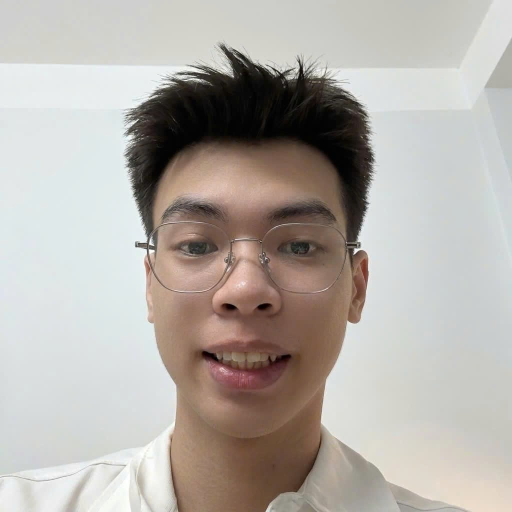
#> input picture data/faces/B23DCAT034_Tran_Quoc_Cuong.jpg, 1024 x 1024 px (shown at 1/2 size)
$ python -i face_detector.py   (imports and definitions only)   (older library calls are emulated)
#> lines starting #> are read from the running program, lines starting #| are printed output that depends on the picture
#> further down, picture is the input picture: shape (1024, 1024, 3); mean B, G, R 168.8, 174.7, 180.3
### backend/app/core/config.py
"""Application settings loaded from environment variables and .env."""

from __future__ import annotations

import logging
import os
import secrets
from dataclasses import dataclass, field
from pathlib import Path

from dotenv import load_dotenv

logger = logging.getLogger(__name__)

ROOT_DIR = Path(__file__).resolve().parents[3]
load_dotenv(ROOT_DIR / ".env")
load_dotenv(ROOT_DIR / "backend" / ".env")
DATA_DIR = Path(os.getenv("ATTENDANCE_DATA_DIR", ROOT_DIR / "data"))
DEFAULT_PAD_MODEL = str(ROOT_DIR / "models" / "minifasnet-v2" / "MiniFASNetV2.onnx")
DEFAULT_YUNET_MODEL = str(ROOT_DIR / "models" / "yunet" / "face_detection_yunet_2023mar.onnx")

DEFAULT_CORS_ORIGIN_REGEX = (
    r"^https?://(?:localhost|127\.0\.0\.1|10\.\d{1,3}\.\d{1,3}\.\d{1,3}|"
    r"172\.(?:1[6-9]|2\d|3[01])\.\d{1,3}\.\d{1,3}|"
    r"192\.168\.\d{1,3}\.\d{1,3})(?::\d+)?$"
)


def _resolve_secret_key() -> str:
    key = os.getenv("SECRET_KEY", "").strip()
    if not key:
        key = secrets.token_hex(32)
        logger.warning(
            "SECRET_KEY is not set in environment; generated ephemeral key. "
            "Tokens will be invalidated on server restart."
        )
    return key


@dataclass(frozen=True)
class Settings:
    app_name: str = "AIoT Face Attendance API"
    database_url: str = os.getenv("DATABASE_URL", f"sqlite:///{(DATA_DIR / 'attendance.db').as_posix()}")
    device_token: str = os.getenv("DEVICE_TOKEN", "esp32_device_secret_token_ptit")
    admin_username: str = os.getenv("ADMIN_USERNAME", "admin")
    admin_password: str = os.getenv("ADMIN_PASSWORD", "admin123456")
    secret_key: str = field(default_factory=_resolve_secret_key)
    recognition_threshold: float = float(os.getenv("RECOGNITION_THRESHOLD", "0.52"))
    recognition_margin: float = float(os.getenv("RECOGNITION_MARGIN", "0.05"))
    min_face_area_ratio: float = float(os.getenv("MIN_FACE_AREA_RATIO", "0.03"))
    min_sharpness: float = float(os.getenv("MIN_SHARPNESS", "20"))
    stable_frames: int = int(os.getenv("STABLE_FRAMES", "3"))
    stable_gap_seconds: float = float(os.getenv("STABLE_GAP_SECONDS", "2"))
    device_offline_seconds: int = int(os.getenv("DEVICE_OFFLINE_SECONDS", "60"))
    late_after_minutes: int = int(os.getenv("LATE_AFTER_MINUTES", "15"))
    frame_interval_seconds: float = float(os.getenv("FRAME_INTERVAL_SECONDS", "0.3"))
    preview_max_fps: int = max(1, min(60, int(os.getenv("PREVIEW_MAX_FPS", "30"))))
    face_detector: str = os.getenv("FACE_DETECTOR", "yunet").lower().strip()
    yunet_model_path: str = os.getenv("YUNET_MODEL_PATH", DEFAULT_YUNET_MODEL)
    face_score_threshold: float = float(os.getenv("FACE_SCORE_THRESHOLD", "0.8"))
    pad_model_path: str = os.getenv("PAD_MODEL_PATH", DEFAULT_PAD_MODEL if os.path.exists(DEFAULT_PAD_MODEL) else "")
    pad_real_threshold: float = float(os.getenv("PAD_REAL_THRESHOLD", "0.45"))
    pad_crop_scale: float = float(os.getenv("PAD_CROP_SCALE", "2.7"))
    liveness_mode: str = os.getenv("LIVENESS_MODE", "blink").lower().strip()
    liveness_closed_ratio: float = float(os.getenv("LIVENESS_CLOSED_RATIO", "0.75"))
    liveness_window_s: float = float(os.getenv("LIVENESS_WINDOW_S", "5.0"))
    liveness_max_hz: float = float(os.getenv("LIVENESS_MAX_HZ", "10.0"))
    recognition_calibrated: bool = os.getenv("RECOGNITION_CALIBRATED", "true").lower() == "true"
    recognition_process: bool = os.getenv("RECOGNITION_PROCESS", "true").lower().strip() not in ("0", "false", "no")
    pad_calibrated: bool = os.getenv("PAD_CALIBRATED", "true").lower() == "true"
    default_camera_url: str = os.getenv("CAMERA_CAPTURE_URL", "http://192.168.4.1/capture")
    bridge_device_id: str = os.getenv("CAMERA_DEVICE_ID", "esp32-cam-01")
    backend_port: int = int(os.getenv("BACKEND_PORT", "8000"))
    cors_origins: tuple[str, ...] = tuple(
        origin.strip() for origin in os.getenv(
            "CORS_ORIGINS",
            "http://localhost:8000,http://127.0.0.1:8000,http://localhost:8080,http://127.0.0.1:8080,http://localhost:5173,http://127.0.0.1:5173",
        ).split(",") if origin.strip()
    )
    cors_origin_regex: str = os.getenv("CORS_ORIGIN_REGEX", DEFAULT_CORS_ORIGIN_REGEX).strip()
    auto_session_enabled: bool = os.getenv("AUTO_SESSION_ENABLED", "true").lower().strip() not in ("0", "false", "no")
    auto_session_interval_seconds: int = max(5, min(300, int(os.getenv("AUTO_SESSION_INTERVAL_SECONDS", "30"))))
    cloud_sync_url: str = os.getenv("CLOUD_SYNC_URL", "").strip()
    cloud_sync_token: str = os.getenv("CLOUD_SYNC_TOKEN", "").strip()
    cloud_sync_interval_seconds: int = max(5, min(300, int(os.getenv("CLOUD_SYNC_INTERVAL_SECONDS", "15"))))
    gateway_id: str = os.getenv("GATEWAY_ID", "gateway-laptop-01").strip()
    cloud_sync_backfill: bool = os.getenv("CLOUD_SYNC_BACKFILL", "false").lower().strip() in ("1", "true", "yes")


settings = Settings()
DATA_DIR.mkdir(parents=True, exist_ok=True)

### backend/app/services/face_detector.py
"""OpenCV face detection and ROI/quality checks using YuNet with Haar cascade fallback."""

from __future__ import annotations

import logging
import os
from dataclasses import dataclass

import cv2
import numpy as np

from app.core.config import settings
from app.core.domain import inside_roi

logger = logging.getLogger(__name__)


@dataclass(frozen=True)
class FaceDetection:
    box: tuple[int, int, int, int]
    center: tuple[float, float]
    area: int
    frame_size: tuple[int, int]
    roi_inside: bool
    quality_score: float
    landmarks5: tuple[tuple[float, float], ...] | None = None


def clamp_box(
    raw_box: tuple[float, float, float, float], width: int, height: int
) -> tuple[int, int, int, int]:
    """Clamp a bounding box to keep it within image bounds."""
    rx, ry, rw, rh = raw_box
    x1 = max(0, min(int(round(rx)), width - 1))
    y1 = max(0, min(int(round(ry)), height - 1))
    x2 = max(x1 + 1, min(int(round(rx + rw)), width))
    y2 = max(y1 + 1, min(int(round(ry + rh)), height))
    return x1, y1, x2 - x1, y2 - y1


class FaceDetector:
    def __init__(
        self,
        detector_type: str | None = None,
        model_path: str | None = None,
        score_threshold: float | None = None,
    ) -> None:
        self.detector_type = (detector_type or settings.face_detector).lower().strip()
        self.model_path = model_path or settings.yunet_model_path
        self.score_threshold = (
            score_threshold if score_threshold is not None else settings.face_score_threshold
        )
        self.nms_threshold = 0.3
        self.cascade_path = cv2.data.haarcascades + "haarcascade_frontalface_default.xml"
        self._cascade: cv2.CascadeClassifier | None = None
        self._yunet: cv2.FaceDetectorYN | None = None
        self.using_fallback: bool = False

        self._init_detector()

    def _init_detector(self) -> None:
        if self.detector_type == "yunet":
            if not os.path.exists(self.model_path):
                logger.warning(
                    "YuNet model file not found at '%s'. Falling back to Haar cascade.",
                    self.model_path,
                )
                self.using_fallback = True
                self._cascade = cv2.CascadeClassifier(self.cascade_path)
            else:
                try:
                    self._yunet = cv2.FaceDetectorYN.create(
                        self.model_path,
                        "",
                        (320, 320),
                        score_threshold=self.score_threshold,
                        nms_threshold=self.nms_threshold,
                    )
                    self.using_fallback = False
                except Exception as exc:
                    logger.warning(
                        "Failed to load YuNet model from '%s' (%s). Falling back to Haar cascade.",
                        self.model_path,
                        exc,
                    )
                    self.using_fallback = True
                    self._cascade = cv2.CascadeClassifier(self.cascade_path)
        else:
            self.using_fallback = False
            self._cascade = cv2.CascadeClassifier(self.cascade_path)

    @property
    def cascade(self) -> cv2.CascadeClassifier:
        if self._cascade is None:
            self._cascade = cv2.CascadeClassifier(self.cascade_path)
        return self._cascade

    def detect_largest(
        self,
        frame: np.ndarray,
        roi: tuple[float, float, float, float] = (0.22, 0.15, 0.78, 0.85),
    ) -> tuple[FaceDetection | None, str]:
#> called with roi = (0.22, 0.15, 0.78, 0.85)
        if frame is None or not isinstance(frame, np.ndarray) or frame.ndim != 3:
            return None, "invalid image"

        height, width = frame.shape[:2]
#> height = 1024; width = 1024
        if width < 64 or height < 64:
            return None, "image is too small"

        gray: np.ndarray | None = None

        if self.detector_type == "yunet" and not self.using_fallback and self._yunet is not None:
            self._yunet.setInputSize((width, height))
            _, raw_faces = self._yunet.detect(frame)
            if raw_faces is None or len(raw_faces) == 0:
                return None, "no face detected"

            candidates: list[
                tuple[tuple[int, int, int, int], tuple[float, float], tuple[tuple[float, float], ...]]
            ] = []
            for face_data in raw_faces:
                clamped = clamp_box(
                    (float(face_data[0]), float(face_data[1]), float(face_data[2]), float(face_data[3])),
                    width,
                    height,
                )
                cx = clamped[0] + clamped[2] / 2.0
                cy = clamped[1] + clamped[3] / 2.0
                center = (cx, cy)
                landmarks = (
                    (float(face_data[4]), float(face_data[5])),
                    (float(face_data[6]), float(face_data[7])),
                    (float(face_data[8]), float(face_data[9])),
                    (float(face_data[10]), float(face_data[11])),
                    (float(face_data[12]), float(face_data[13])),
                )
                if inside_roi(center, (width, height), roi):
                    candidates.append((clamped, center, landmarks))

            if len(candidates) > 1:
                return None, "multiple faces in ROI"
            if not candidates:
                return None, "face outside ROI"

            box, center, landmarks5 = candidates[0]
        else:
            gray = cv2.cvtColor(frame, cv2.COLOR_BGR2GRAY)
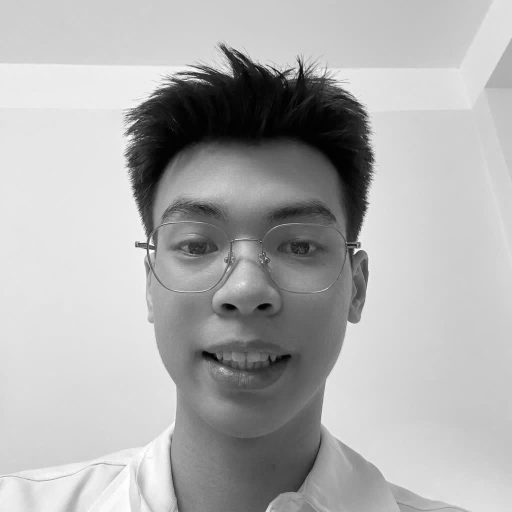
#> gray: shape (1024, 1024) (shown at 1/2 size); min 0, max 255, mean 175.7
            faces = self.cascade.detectMultiScale(
                gray, scaleFactor=1.1, minNeighbors=5, minSize=(32, 32)
            )
#> faces = [[53, 927, 88, 88], [220, 260, 547, 547]]
            if len(faces) == 0:
                return None, "no face detected"

            candidates_haar: list[tuple[tuple[int, int, int, int], tuple[float, float]]] = []
            for face in faces:
                clamped = clamp_box(
                    (float(face[0]), float(face[1]), float(face[2]), float(face[3])),
                    width,
                    height,
                )
                cx = clamped[0] + clamped[2] / 2.0
                cy = clamped[1] + clamped[3] / 2.0
                center = (cx, cy)
                if inside_roi(center, (width, height), roi):
                    candidates_haar.append((clamped, center))
#> this loop made 1 pass
#> (rx in clamp_box, ry in clamp_box, rw in clamp_box, rh in clamp_box, x1 in clamp_box, y1 in clamp_box, x2 in clamp_box, y2 in clamp_box) on pass 1: (53, 927, 88, 88, 53, 927, 141, 1015)
#> after the loop, candidates_haar = []

            if len(candidates_haar) > 1:
                return None, "multiple faces in ROI"
            if not candidates_haar:
                return None, "face outside ROI"

            box, center = candidates_haar[0]
            landmarks5 = None

        x, y, box_width, box_height = box
        area = int(box_width * box_height)
        if gray is None:
            gray = cv2.cvtColor(frame, cv2.COLOR_BGR2GRAY)

        crop = gray[y : y + box_height, x : x + box_width]
        if crop.size == 0:
            return None, "image too blurry"

        laplacian_variance = float(cv2.Laplacian(crop, cv2.CV_64F).var())
        quality_score = min(1.0, laplacian_variance / 500.0)
        roi_inside = inside_roi(center, (width, height), roi)

        detection = FaceDetection(
            box=box,
            center=center,
            area=area,
            frame_size=(width, height),
            roi_inside=roi_inside,
            quality_score=quality_score,
            landmarks5=landmarks5,
        )

        if area / (width * height) < settings.min_face_area_ratio:
            return detection, "face too small"
        if not detection.roi_inside:
            return detection, "face outside ROI"
        if laplacian_variance < settings.min_sharpness:
            return detection, "image too blurry"
        return detection, "ok"

>>> import cv2
>>> picture = cv2.imread('../../../data/faces/B23DCAT034_Tran_Quoc_Cuong.jpg')
#> (the run stopped early here; a loop or call above may not have finished)

$ run again, on data/faces/B23DCAT093_Vu_Truong_Hai.jpg
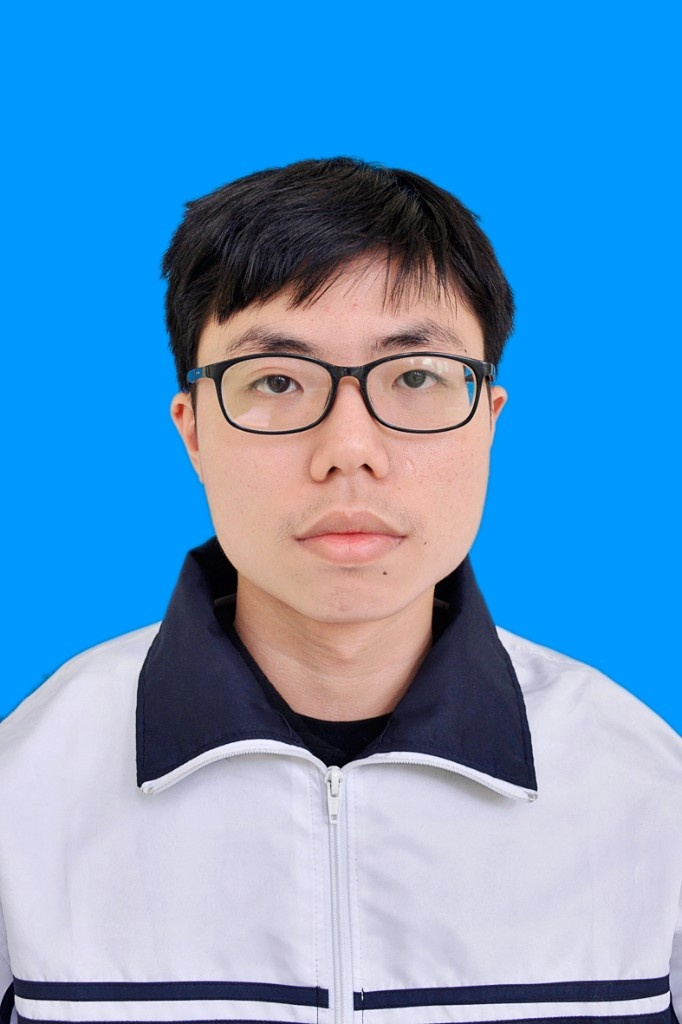
#> input picture data/faces/B23DCAT093_Vu_Truong_Hai.jpg, 682 x 1024 px
#> picture is the input picture: shape (1024, 682, 3); mean B, G, R 201, 152.7, 94.2
#> in detect_largest, `gray = cv2.cvtColor(frame, cv2.COLOR_BGR2GRAY)`:
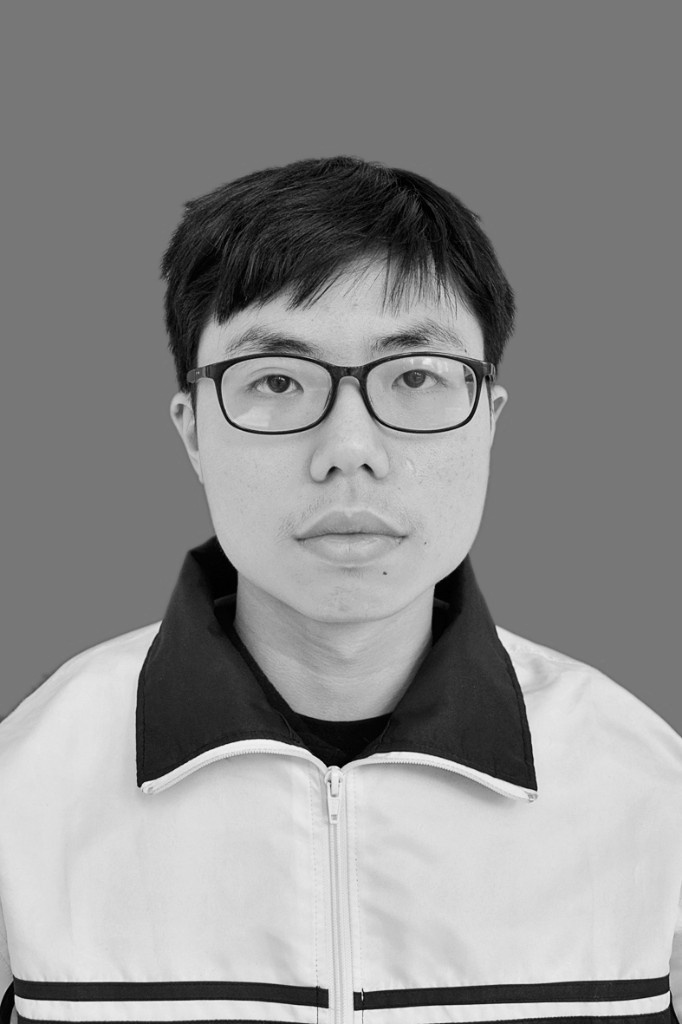
#> gray: shape (1024, 682); min 0, max 246, mean 140.7
#> faces = [[146, 222, 406, 406]]
#> the loop in detect_largest, `for face in faces:` made 1 pass
#> (rx in clamp_box, ry in clamp_box, rw in clamp_box, rh in clamp_box, x1 in clamp_box, y1 in clamp_box, x2 in clamp_box, y2 in clamp_box) on pass 1: (146, 222, 406, 406, 146, 222, 552, 628)
#> after the loop in detect_largest, `for face in faces:`: candidates_haar = []

$ run again, on data/faces/B23DCAT156_Do_Trung_Kien_1.jpg
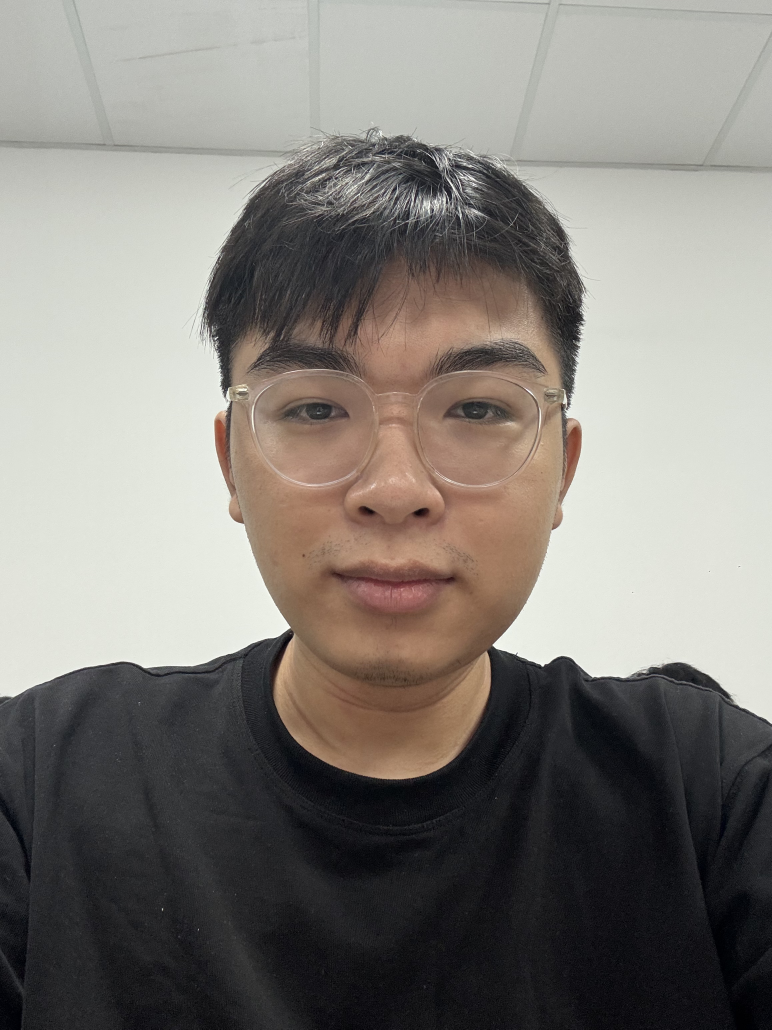
#> input picture data/faces/B23DCAT156_Do_Trung_Kien_1.jpg, 2316 x 3088 px (shown at 1/3 size)
#> picture is the input picture: shape (3088, 2316, 3); mean B, G, R 121.8, 127.3, 131.5
#> in detect_largest, `gray = cv2.cvtColor(frame, cv2.COLOR_BGR2GRAY)`:
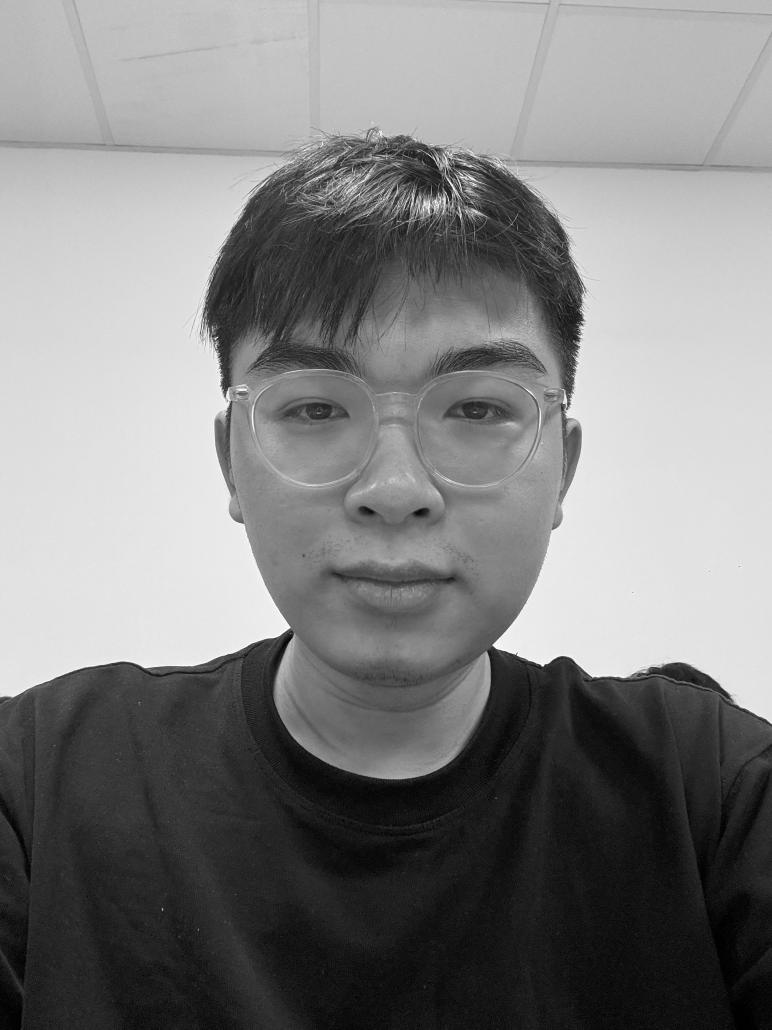
#> gray: shape (3088, 2316) (shown at 1/3 size); min 0, max 255, mean 127.9
#> faces = [[526, 680, 1320, 1320]]
#> the loop in detect_largest, `for face in faces:` made 1 pass
#> (rx in clamp_box, ry in clamp_box, rw in clamp_box, rh in clamp_box, x1 in clamp_box, y1 in clamp_box, x2 in clamp_box, y2 in clamp_box) on pass 1: (526, 680, 1320, 1320, 526, 680, 1846, 2000)
#> after the loop in detect_largest, `for face in faces:`: candidates_haar = []
